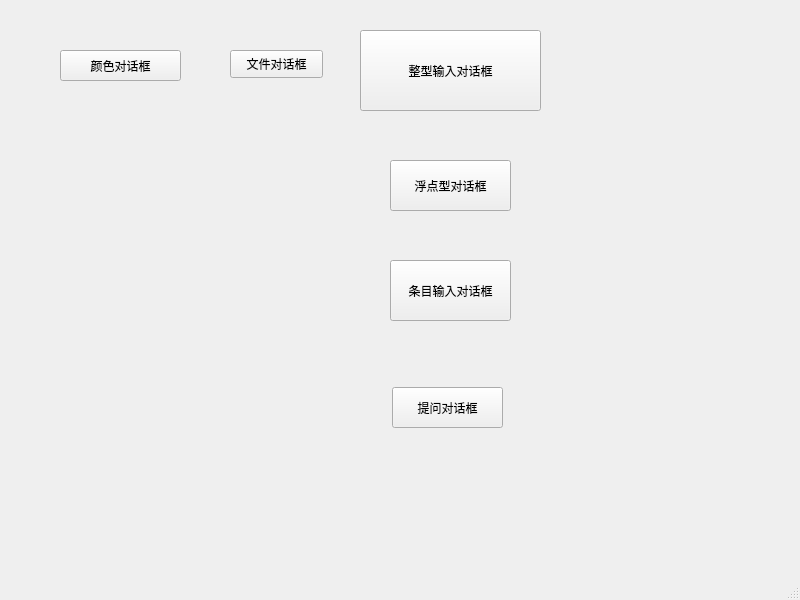
<?xml version="1.0" encoding="UTF-8"?>
<ui version="4.0">
 <class>MainWindow</class>
 <widget class="QMainWindow" name="MainWindow">
  <property name="geometry">
   <rect>
    <x>0</x>
    <y>0</y>
    <width>800</width>
    <height>600</height>
   </rect>
  </property>
  <property name="windowTitle">
   <string>MainWindow</string>
  </property>
  <widget class="QWidget" name="centralwidget">
   <widget class="QPushButton" name="colorBtn">
    <property name="geometry">
     <rect>
      <x>60</x>
      <y>50</y>
      <width>121</width>
      <height>31</height>
     </rect>
    </property>
    <property name="text">
     <string>颜色对话框</string>
    </property>
   </widget>
   <widget class="QPushButton" name="textBtn">
    <property name="geometry">
     <rect>
      <x>230</x>
      <y>50</y>
      <width>93</width>
      <height>28</height>
     </rect>
    </property>
    <property name="text">
     <string>文件对话框</string>
    </property>
   </widget>
   <widget class="QPushButton" name="inputintBtn">
    <property name="geometry">
     <rect>
      <x>360</x>
      <y>30</y>
      <width>181</width>
      <height>81</height>
     </rect>
    </property>
    <property name="text">
     <string>整型输入对话框</string>
    </property>
   </widget>
   <widget class="QPushButton" name="pushButton">
    <property name="geometry">
     <rect>
      <x>390</x>
      <y>160</y>
      <width>121</width>
      <height>51</height>
     </rect>
    </property>
    <property name="text">
     <string>浮点型对话框</string>
    </property>
   </widget>
   <widget class="QPushButton" name="pushButton_2">
    <property name="geometry">
     <rect>
      <x>390</x>
      <y>260</y>
      <width>121</width>
      <height>61</height>
     </rect>
    </property>
    <property name="text">
     <string>条目输入对话框</string>
    </property>
   </widget>
   <widget class="QPushButton" name="pushButton_3">
    <property name="geometry">
     <rect>
      <x>392</x>
      <y>387</y>
      <width>111</width>
      <height>41</height>
     </rect>
    </property>
    <property name="text">
     <string>提问对话框</string>
    </property>
   </widget>
  </widget>
  <widget class="QMenuBar" name="menubar">
   <property name="geometry">
    <rect>
     <x>0</x>
     <y>0</y>
     <width>800</width>
     <height>25</height>
    </rect>
   </property>
  </widget>
  <widget class="QStatusBar" name="statusbar"/>
 </widget>
 <resources/>
 <connections/>
</ui>
